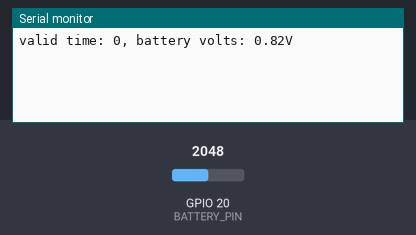
The sketch below on a simulated ESP32. On the bench: the last lines printed to the serial monitor. Inputs (shaded band) come from the test bench; at power-on: GPIO 20 (BATTERY_PIN) = 2048 (analog values on the 0–4095 scale).

Above: at 1.2 s.
1.3 s: GPIO 20 (BATTERY_PIN) set to 2866
At 2.6 s:
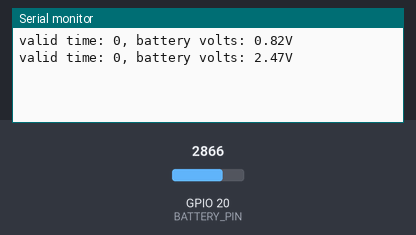
2.8 s: GPIO 20 (BATTERY_PIN) set to 3240
At 3.8 s:
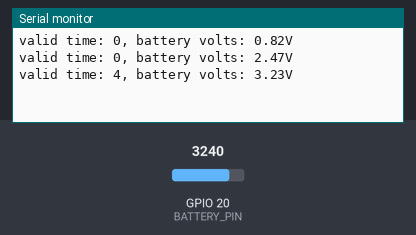
Timing chart, 0 to 5.8 s (numbered marks = the images above; inputs shaded):
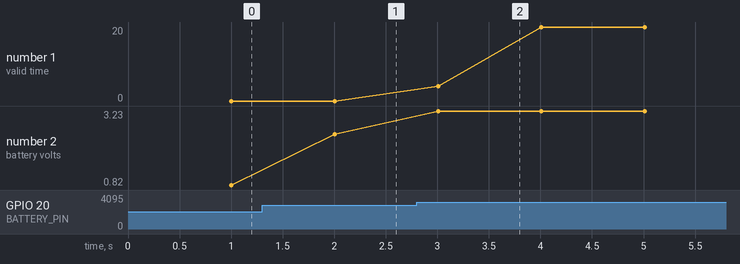

The sketch:

Sketch_02_1_Battery_Volts.ino
```cpp
#define BATTERY_MIN 3200
#define BATTERY_MAX 4200

const uint8_t BATTERY_PIN = 20;

void setup() {
  // Setup code to run once:
  Serial.begin(115200);          // Set baud rate to 115200
  pinMode(BATTERY_PIN, INPUT);   // Set battery voltage detection pin to input mode
  analogReadResolution(12);      // Set ADC resolution to 12 bits
  analogSetAttenuation(ADC_11db);// Set attenuation to 11dB
}

void loop() {
  // Main code to run repeatedly:
  battery_read();
}

void battery_read() {
  int total_value = 0, valid_time = 0, adc_value = 0, battery_volts = 0;
  // Sample 20 times for filtering
  for(int i = 0; i < 20; i++) {
    // Read ADC value
    adc_value = analogReadMilliVolts(BATTERY_PIN);
    // Calculate battery voltage using voltage divider (unit: mV)
    battery_volts = (adc_value * 2.5) - 3300;
    // Filter out abnormal values
    if(battery_volts > BATTERY_MIN && battery_volts < BATTERY_MAX) {
      total_value += battery_volts;
      valid_time++;
    }
    delay(50);
  }
  // Calculate average of valid measurements
  if(valid_time != 0)
    battery_volts = total_value / valid_time;

  // Output results
  Serial.printf("valid time: %d, battery volts: %.2fV\n", valid_time, battery_volts / 1000.0);
}
```

Measured:
- after the input at 1.3 s, the serial monitor: prints a new line after 0.70 s (image 1)
- after the input at 2.8 s, the serial monitor: prints a new line after 0.21 s (image 2)
- plotted number 1: 0 → 20 after the input at 2.8 s
- plotted number 2: 0.82 → 2.47 after the input at 1.3 s, 2.47 → 3.23 after the input at 2.8 s
